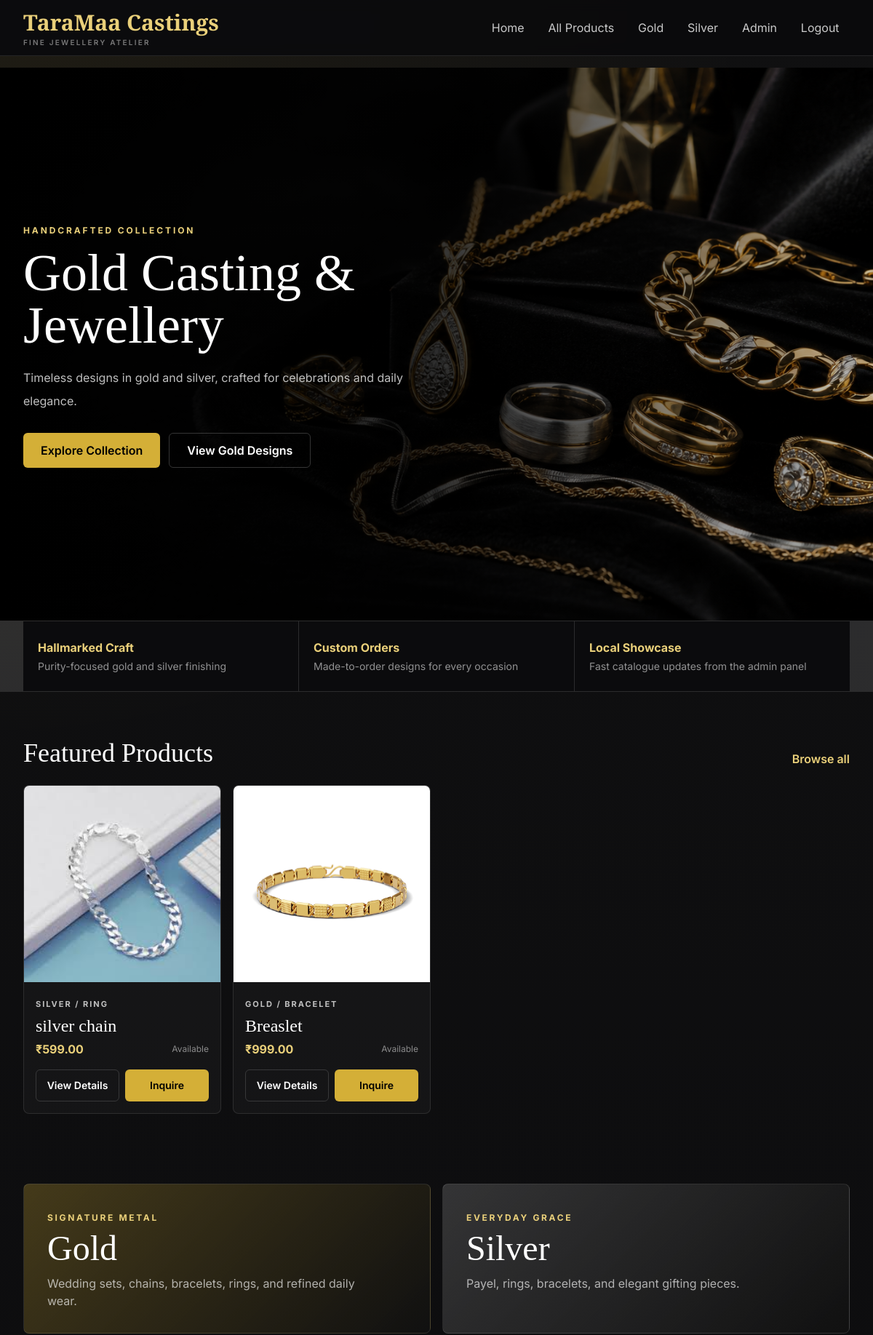
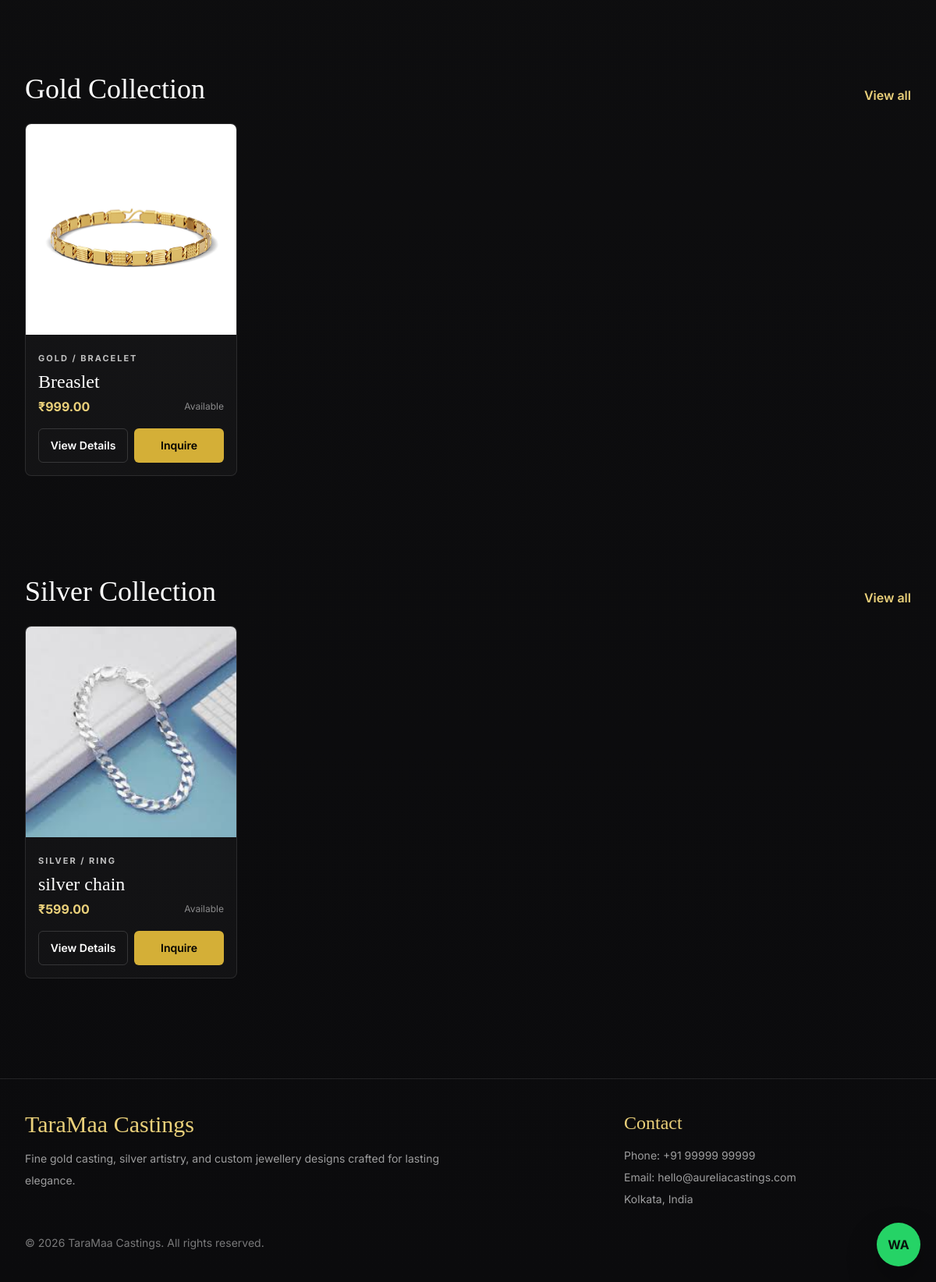
The page / (signed in) on the database its author committed (2 pictures, top to bottom).
### app.py (models this page shows)
class Category(db.Model):
    id = db.Column(db.Integer, primary_key=True)
    name = db.Column(db.String(120), nullable=False)
    parent_id = db.Column(db.Integer, db.ForeignKey("category.id"))
    parent = db.relationship("Category", remote_side=[id], backref="children")
    products = db.relationship("Product", backref="category", lazy=True)
    @property
    def metal_type(self):
        current = self
        while current.parent:
            current = current.parent
        return current.name

class Product(db.Model):
    id = db.Column(db.Integer, primary_key=True)
    title = db.Column(db.String(180), nullable=False)
    slug = db.Column(db.String(220), unique=True, nullable=False)
    category_id = db.Column(db.Integer, db.ForeignKey("category.id"), nullable=False)
    price = db.Column(db.Float, nullable=False)
    weight = db.Column(db.String(80), nullable=False)
    purity = db.Column(db.String(80), nullable=False)
    description = db.Column(db.Text, nullable=False)
    image = db.Column(db.String(255))
    whatsapp_number = db.Column(db.String(32), nullable=False)
    availability_status = db.Column(db.String(40), nullable=False, default="Available")
    created_at = db.Column(db.DateTime, nullable=False, default=datetime.utcnow)
    gallery_images = db.relationship(
        "ProductImage", backref="product", lazy=True, cascade="all, delete-orphan"
    )

### app.py (the view)
@app.route("/")
def index():
    banners = Banner.query.filter_by(is_active=True).order_by(Banner.created_at.desc()).all()
    featured_products = Product.query.order_by(Product.created_at.desc()).limit(8).all()
    gold = Category.query.filter_by(name="Gold", parent_id=None).first()
    silver = Category.query.filter_by(name="Silver", parent_id=None).first()
    gold_products = (
        Product.query.join(Category)
        .filter(or_(Category.id == gold.id, Category.parent_id == gold.id))
        .order_by(Product.created_at.desc())
        .limit(4)
        .all()
        if gold
        else []
    )
    silver_products = (
        Product.query.join(Category)
        .filter(or_(Category.id == silver.id, Category.parent_id == silver.id))
        .order_by(Product.created_at.desc())
        .limit(4)
        .all()
        if silver
        else []
    )
    return render_template(
        "index.html",
        banners=banners,
        featured_products=featured_products,
        gold_products=gold_products,
        silver_products=silver_products,
    )

### app.py (called while the page is built)
def whatsapp_link(product):
    message = quote(f"I want this jewellery design: {product.title}")
    number = re.sub(r"\D", "", product.whatsapp_number)
    return f"https://wa.me/{number}?text={message}"

def top_level_categories():
    return Category.query.filter_by(parent_id=None).order_by(Category.name).all()

@app.context_processor
def inject_globals():
    return {
        "site_name": "TaraMaa Castings",
        "nav_categories": top_level_categories(),
        "whatsapp_link": whatsapp_link,
        "current_year": datetime.now().year,
    }

### templates/index.html (shortened to what this page needs)
{% extends "layout.html" %}
{% block content %}
<section class="relative min-h-[560px] overflow-hidden sm:min-h-[640px] lg:min-h-[760px]">
  {% if banners %}
    {% set hero = banners[0] %}
    <img class="absolute inset-0 h-full w-full object-cover" src="{{ url_for('static', filename='uploads/banners/' ~ hero.image) }}" alt="{{ hero.title }}">
    <div class="absolute inset-0 bg-gradient-to-r from-black via-black/80 to-black/20"></div>
    <div class="relative mx-auto flex min-h-[560px] max-w-7xl items-end px-4 pb-12 sm:min-h-[640px] sm:px-6 lg:min-h-[760px] lg:items-center lg:px-8 lg:pb-0">
      <div class="max-w-2xl">
        <span class="text-xs font-bold uppercase tracking-[0.24em] text-goldSoft">Handcrafted Collection</span>
        <h1 class="mt-3 font-display text-5xl leading-none sm:text-6xl lg:text-7xl">{{ hero.title }}</h1>
        <p class="mt-5 max-w-xl text-base leading-8 text-white/75">{{ hero.subtitle }}</p>
        <div class="mt-7 flex flex-col gap-3 sm:flex-row">
          <a class="inline-flex min-h-12 items-center justify-center rounded-md bg-gold px-6 font-semibold text-black transition hover:bg-goldSoft" href="{{ url_for('products') }}">Explore Collection</a>
          <a class="inline-flex min-h-12 items-center justify-center rounded-md border border-white/20 px-6 font-semibold transition hover:border-gold/50 hover:text-goldSoft" href="{{ url_for('products', metal='Gold') }}">View Gold Designs</a>
        </div>
      </div>
    </div>
  {% else %}
    <img class="absolute inset-0 h-full w-full object-cover" src="{{ url_for('static', filename='images/hero-jewellery.png') }}" alt="Luxury jewellery">
    <div class="absolute inset-0 bg-gradient-to-r from-black via-black/80 to-black/20"></div>
    <div class="relative mx-auto flex min-h-[560px] max-w-7xl items-end px-4 pb-12 sm:min-h-[640px] sm:px-6 lg:min-h-[760px] lg:items-center lg:px-8 lg:pb-0">
      <div class="max-w-2xl">
        <span class="text-xs font-bold uppercase tracking-[0.24em] text-goldSoft">Handcrafted Collection</span>
        <h1 class="mt-3 font-display text-5xl leading-none sm:text-6xl lg:text-7xl">Gold Casting & Jewellery</h1>
        <p class="mt-5 max-w-xl text-base leading-8 text-white/75">Timeless designs in gold and silver, crafted for celebrations and daily elegance.</p>
        <div class="mt-7 flex flex-col gap-3 sm:flex-row">
          <a class="inline-flex min-h-12 items-center justify-center rounded-md bg-gold px-6 font-semibold text-black transition hover:bg-goldSoft" href="{{ url_for('products') }}">Explore Collection</a>
          <a class="inline-flex min-h-12 items-center justify-center rounded-md border border-white/20 px-6 font-semibold transition hover:border-gold/50 hover:text-goldSoft" href="{{ url_for('products', metal='Gold') }}">View Gold Designs</a>
        </div>
      </div>
    </div>
  {% endif %}
</section>
<section class="border-y border-white/10 bg-white/[0.02]">
  <div class="mx-auto grid max-w-7xl gap-px bg-white/10 px-4 sm:px-6 md:grid-cols-3 lg:px-8">
    <div class="bg-ink px-5 py-6">
      <strong class="block text-goldSoft">Hallmarked Craft</strong>
      <span class="mt-1 block text-sm text-white/55">Purity-focused gold and silver finishing</span>
    </div>
    <div class="bg-ink px-5 py-6">
      <strong class="block text-goldSoft">Custom Orders</strong>
      <span class="mt-1 block text-sm text-white/55">Made-to-order designs for every occasion</span>
    </div>
    <div class="bg-ink px-5 py-6">
      <strong class="block text-goldSoft">Local Showcase</strong>
      <span class="mt-1 block text-sm text-white/55">Fast catalogue updates from the admin panel</span>
    </div>
  </div>
</section>
{% macro collection_section(title, items, metal) %}
<section class="py-14 sm:py-16">
  <div class="mx-auto max-w-7xl px-4 sm:px-6 lg:px-8">
    <div class="mb-6 flex items-end justify-between gap-4">
      <h2 class="font-display text-4xl">{{ title }}</h2>
      <a class="font-semibold text-goldSoft" href="{{ url_for('products', metal=metal) }}">View all</a>
    </div>
    <div class="grid gap-4 sm:grid-cols-2 lg:grid-cols-4">
      {% for product in items %}
      {% include "_product_card.html" %}
      {% else %}
      <p class="text-white/55">No products yet. Add items from the admin panel.</p>
      {% endfor %}
    </div>
  </div>
</section>
{% endmacro %}
<section class="py-14 sm:py-16">
  <div class="mx-auto max-w-7xl px-4 sm:px-6 lg:px-8">
    <div class="mb-6 flex items-end justify-between gap-4">
      <h2 class="font-display text-4xl">Featured Products</h2>
      <a class="font-semibold text-goldSoft" href="{{ url_for('products') }}">Browse all</a>
    </div>
    <div class="grid gap-4 sm:grid-cols-2 lg:grid-cols-4">
      {% for product in featured_products %}
      {% include "_product_card.html" %}
      {% else %}
      <p class="text-white/55">Your featured products will appear here after the first upload.</p>
      {% endfor %}
    </div>
  </div>
</section>
<section class="py-4 sm:py-8">
  <div class="mx-auto grid max-w-7xl gap-4 px-4 sm:px-6 lg:grid-cols-2 lg:px-8">
    <a href="{{ url_for('products', metal='Gold') }}" class="rounded-lg border border-white/10 bg-[linear-gradient(135deg,rgba(212,175,55,.28),rgba(17,17,17,.92))] p-6 transition hover:-translate-y-1 hover:border-gold/50 sm:p-8">
      <span class="text-xs font-bold uppercase tracking-[0.22em] text-goldSoft">Signature Metal</span>
      <h2 class="mt-2 font-display text-5xl">Gold</h2>
      <p class="mt-3 max-w-md text-white/65">Wedding sets, chains, bracelets, rings, and refined daily wear.</p>
    </a>
    <a href="{{ url_for('products', metal='Silver') }}" class="rounded-lg border border-white/10 bg-[linear-gradient(135deg,rgba(192,192,192,.22),rgba(17,17,17,.92))] p-6 transition hover:-translate-y-1 hover:border-gold/50 sm:p-8">
      <span class="text-xs font-bold uppercase tracking-[0.22em] text-goldSoft">Everyday Grace</span>
      <h2 class="mt-2 font-display text-5xl">Silver</h2>
      <p class="mt-3 max-w-md text-white/65">Payel, rings, bracelets, and elegant gifting pieces.</p>
    </a>
  </div>
</section>
{{ collection_section("Gold Collection", gold_products, "Gold") }}
{{ collection_section("Silver Collection", silver_products, "Silver") }}
{% endblock %}

### templates/layout.html (shortened to what this page needs)
<!doctype html>
<html lang="en">
<head>
  <script src="https://cdn.tailwindcss.com"></script>
  <link rel="stylesheet" href="{{ url_for('static', filename='css/style.css', v='20260519-2') }}">
</head>
<body class="min-h-screen bg-ink font-sans text-white">
  <header class="sticky top-0 z-40 border-b border-white/10 bg-ink/95 backdrop-blur">
    <nav class="mx-auto flex min-h-[76px] max-w-7xl items-center justify-between px-4 sm:px-6 lg:px-8">
      <a class="flex flex-col leading-none" href="{{ url_for('index') }}">
        <span class="font-display text-3xl font-semibold text-goldSoft">{{ site_name }}</span>
        <small class="mt-1 text-[10px] font-semibold uppercase tracking-[0.22em] text-white/45">Fine Jewellery Atelier</small>
      </a>
      <div id="mainNav" class="hidden lg:block">
        <ul class="flex flex-col gap-1 pt-4 lg:flex-row lg:items-center lg:gap-1 lg:pt-0">
          <li><a class="nav-link" href="{{ url_for('index') }}">Home</a></li>
          <li><a class="nav-link" href="{{ url_for('products') }}">All Products</a></li>
          {% for category in nav_categories %}
          <li><a class="nav-link" href="{{ url_for('category_page', category_id=category.id) }}">{{ category.name }}</a></li>
          {% endfor %}
          {% if session.get('admin_logged_in') %}
          <li><a class="nav-link" href="{{ url_for('admin') }}">Admin</a></li>
          <li><a class="nav-link" href="{{ url_for('logout') }}">Logout</a></li>
          {% else %}
          <li class="lg:ml-2"><a class="inline-flex min-h-11 w-full items-center justify-center rounded-md bg-gold px-4 font-semibold text-black transition hover:bg-goldSoft lg:w-auto" href="{{ url_for('login') }}">Admin Login</a></li>
          {% endif %}
        </ul>
      </div>
    </nav>
  </header>
  <main>
    <div class="mx-auto max-w-7xl px-4 pt-4 sm:px-6 lg:px-8">
    </div>
    {% block content %}{% endblock %}
  </main>
  <a class="fixed bottom-5 right-5 z-30 inline-flex h-14 w-14 items-center justify-center rounded-full bg-[#25D366] font-bold text-[#08130d] shadow-luxe" href="https://wa.me/919999999999?text=I%20want%20this%20jewellery%20design" target="_blank" aria-label="Chat on WhatsApp">WA</a>
  <footer class="mt-16 border-t border-white/10 py-10">
    <div class="mx-auto grid max-w-7xl gap-8 px-4 sm:px-6 md:grid-cols-[2fr_1fr] lg:px-8">
      <div>
        <h3 class="font-display text-3xl text-goldSoft">{{ site_name }}</h3>
        <p class="mt-3 max-w-xl text-sm leading-7 text-white/60">Fine gold casting, silver artistry, and custom jewellery designs crafted for lasting elegance.</p>
      </div>
      <div class="text-sm leading-7 text-white/60">
        <h4 class="font-display text-2xl text-goldSoft">Contact</h4>
        <p class="mt-3">Phone: +91 99999 99999</p>
        <p>Email: hello@aureliacastings.com</p>
        <p>Kolkata, India</p>
      </div>
    </div>
    <div class="mx-auto mt-8 max-w-7xl px-4 text-sm text-white/45 sm:px-6 lg:px-8">&copy; {{ current_year }} {{ site_name }}. All rights reserved.</div>
  </footer>
</body>
</html>

### templates/_product_card.html
<article class="group flex h-full flex-col overflow-hidden rounded-lg border border-white/10 bg-white/[0.03] transition hover:-translate-y-1 hover:border-gold/50 hover:shadow-luxe">
  <a class="block flex-1" href="{{ url_for('product_detail', slug=product.slug) }}">
    <div class="aspect-square overflow-hidden bg-black/30">
      {% if product.image %}
      <img class="h-full w-full object-cover transition duration-300 group-hover:scale-105" src="{{ url_for('static', filename='uploads/products/' ~ product.image) }}" alt="{{ product.title }}">
      {% else %}
      <div class="flex h-full items-center justify-center text-sm text-white/45">No Image</div>
      {% endif %}
    </div>
    <div class="space-y-2 p-4">
      <span class="text-[11px] font-bold uppercase tracking-[0.18em] text-silver">{{ product.category.metal_type }} / {{ product.category.name }}</span>
      <h3 class="font-display text-2xl leading-none">{{ product.title }}</h3>
      <div class="flex items-center justify-between gap-3">
        <strong class="text-goldSoft">&#8377;{{ "%.2f"|format(product.price) }}</strong>
        <em class="text-xs not-italic text-white/50">{{ product.availability_status }}</em>
      </div>
    </div>
  </a>
  <div class="grid grid-cols-2 gap-2 p-4 pt-0">
    <a class="inline-flex min-h-11 items-center justify-center rounded-md border border-white/15 px-3 text-sm font-semibold transition hover:border-gold/50 hover:text-goldSoft" href="{{ url_for('product_detail', slug=product.slug) }}">View Details</a>
    <a class="inline-flex min-h-11 items-center justify-center rounded-md bg-gold px-3 text-sm font-semibold text-black transition hover:bg-goldSoft" target="_blank" href="{{ whatsapp_link(product) }}">Inquire</a>
  </div>
</article>

### static/css/style.css (style rules this page uses)
body { background: radial-gradient(circle at top left, rgba(212, 175, 55, 0.08), transparent 28%), linear-gradient(180deg, #101011 0%, #0b0b0d 100%); }
.nav-link, .mobile-link { display: inline-flex; min-height: 44px; align-items: center; border-radius: 0.375rem; padding: 0 0.9rem; color: rgba(255, 255, 255, 0.78); transition: color 0.2s ease, background-color 0.2s ease; }

### rows shown on the page
Category: name "Gold"
Category: name "Silver"
Product: image (picture), category.metal_type "SILVER", category.name "RING", title "silver chain", price "599.00", availability_status "Available"
Product: image (picture), category.metal_type "GOLD", category.name "BRACELET", title "Breaslet", price "999.00", availability_status "Available"

### other values the page prints
{{ site_name }} "TaraMaa Castings"
{{ title }} "Gold Collection Silver Collection"
